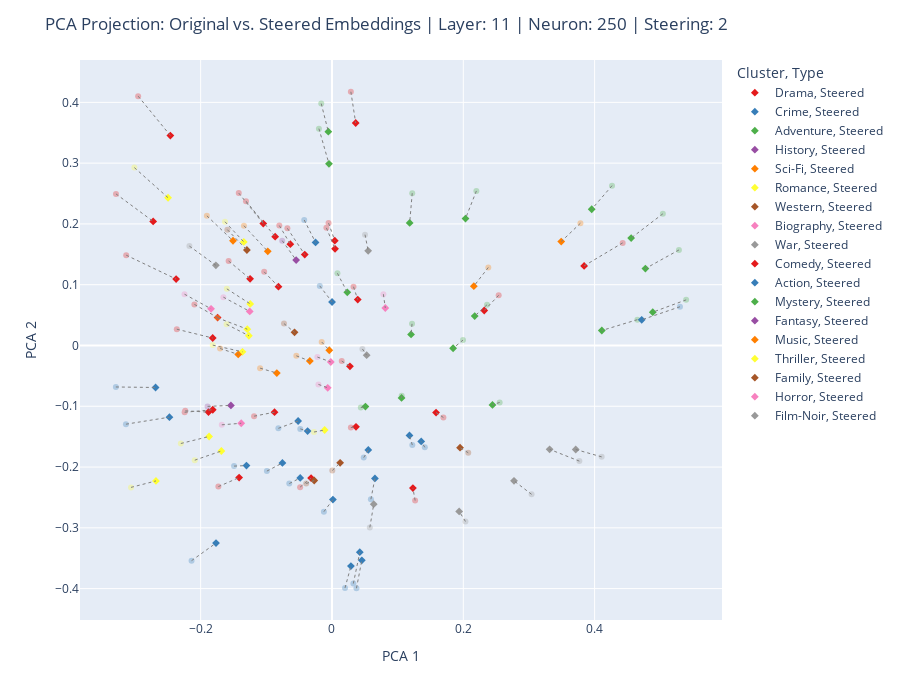

The cell this chart's notebook holds for it:
### Markdown cell above
`plot_pca_labeled_projection` does the same as the other PCA plotting function, but **without K-Means**, and colors the data points based on the category labels given (note: in this given example, the movie genres are the categories)

- `steering_vector` allows the function to plot the embedded point for the steering vector as well, marking its position on the same plane as the text embeddings (if the steering method chosen is *steering with vector*)

### Code cell
plot_pca_labeled_projection(
    original_embeddings,
    steered_embeddings,
    all_texts_data,
    info_string,
    steering_vector=steering_vector,
    text_range=(0,100),
    Write=False
)
